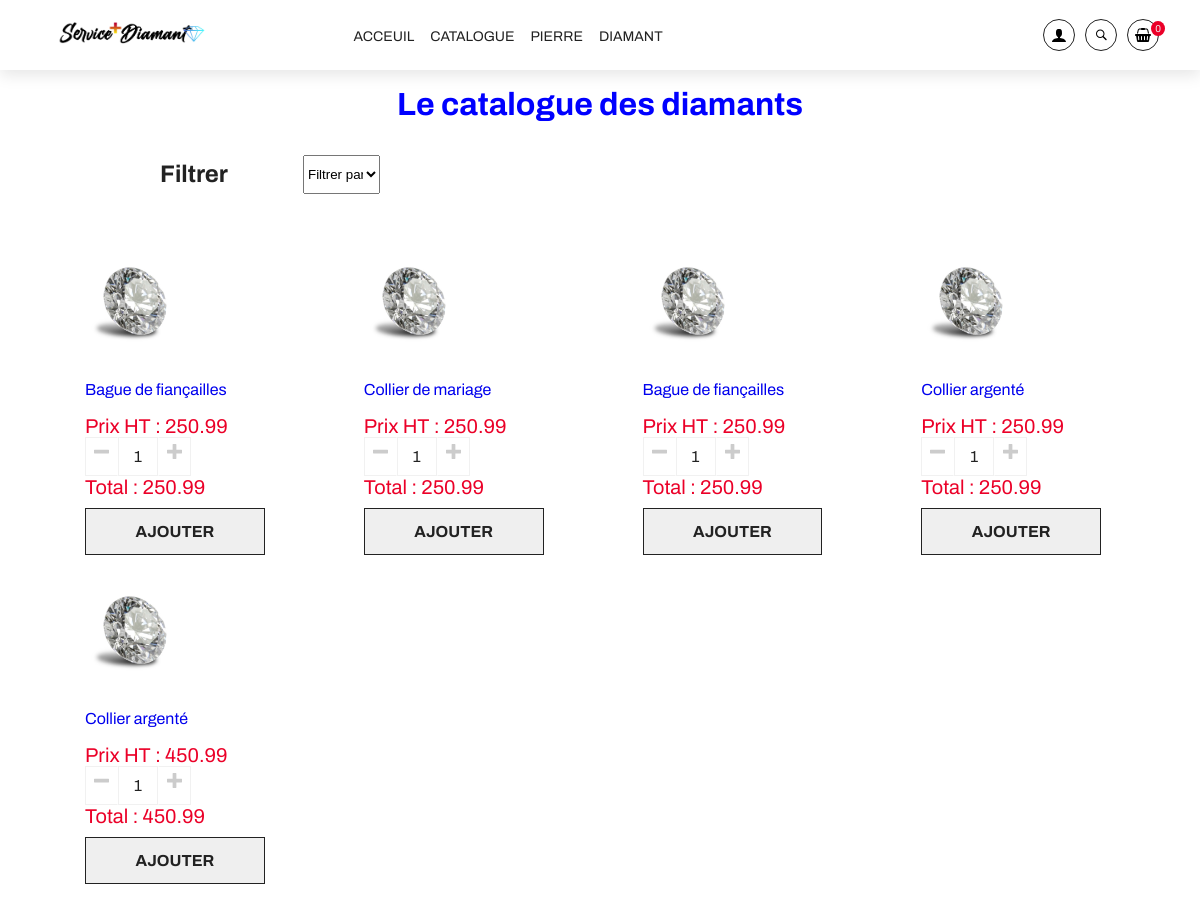
The page /pages/diamant.php on the database its author committed.
### tables this page shows
CREATE TABLE produits (
    `id_pdt` int(11) NOT NULL AUTO_INCREMENT,
    nom_pdt varchar(100) NOT NULL,
    prixht_pdt real,
    prixttc_pdt real,
    quantite int DEFAULT 6,
    type_mat varchar(100),
    nom_img varchar(100) NOT NULL,
    forme varchar(100),
    poids varchar(100),
    prix_carat varchar(100),
    PRIMARY KEY (`id_pdt`)
);

### pages/component1.php (the view, shortened to what this page needs)
<?php
function component1($productid, $productname, $productimg, $productprice){
    ?>
    <!DOCTYPE html>
    <body>
        <form method="post" name="ajout" action="?action=add&id=<?php echo $productid;?> ">
        <td style="width:22%">
            <div class="product__thumbnail">
                <a href="details_produit.php?id=<?php echo $productid;?>">
                <img src="../images/products/<?php echo $productimg; ?>" alt=""></a>
                <br> <a href="details_produit.php?id=<?php echo $productid;?>"><?php echo $productname; ?></a>
                <br><br>
                <span class="new__price"><?php echo "Prix HT : " . $productprice; ?></span>
                <div class="input-counter">
                    <div>
                        <span class="minus-btn">
                            <svg>
                                <use xlink:href="../images/sprite.svg#icon-minus"></use>
                            </svg>
                        </span>
                        <input type="text" min="1" name="quantity" value="1" max="10" class="counter-btn">
                        <span class="plus-btn">
                            <svg>
                                <use xlink:href="../images/sprite.svg#icon-plus"></use>
                            </svg>
                        </span>
                    </div>
                </div>
                <div class="price">
                    <span class="new__price"><?php echo 'Total : ' . $productprice; ?></span>
                </div>
                <input type="submit" value="Ajouter" name="add_to_cart" class="product__btn" style="width:65%">
            </div>
        </td>
        </form>
    </body>
    </html>
<?php }
    ?>

### menu/menu.php (shortened to what this page needs)
<?php
if(isset($_SESSION['mail']) && isset($_SESSION['niv_role'])){
   unset($_SESSION['visiteur']);
   $mail = $_SESSION['mail'];
   $niv_role = $_SESSION['niv_role'];
}else{
  $mail = 'visiteur';
}
?>
<!DOCTYPE html>
<html lang="en">
<head>
  <link rel="stylesheet" href="https://cdnjs.cloudflare.com/ajax/libs/Glide.js/3.4.1/css/glide.core.min.css">
  <link rel="stylesheet" href="https://cdnjs.cloudflare.com/ajax/libs/Glide.js/3.4.1/css/glide.theme.min.css">
  <link rel="stylesheet" href="https://unpkg.com/aos@next/dist/aos.css" />
  <link rel="stylesheet" href="./styles.css" />
  <link rel="stylesheet" href="./style1.css" />
</head>
<body>
  <header id="header" class="header">
    <div class="navigation">
      <div class="container">
        <nav class="nav">
          <div class="nav__logo">
            <a href="./index.php" class="scroll-link">
              <img style="width: 150px; object-fit: cover; " src="../images/logo.png">
            </a>
          </div>
          <div class="nav__menu">
            <ul class="nav__list">
              <li class="nav__item">
                <a href="index.php" class="nav__link">Acceuil</a>
              </li>
              <li class="nav__item">
                <a href="choix_produit.php" class="nav__link ">Catalogue</a>
              </li>
              <li class="nav__item">
                <a href="pierre.php" class="nav__link">Pierre</a>
              </li>
              <li class="nav__item">
                <a href="diamant.php" class="nav__link">Diamant</a>
              </li>
            </ul>
          </div>
          <div class="nav__icons">
            <a href="./login.php" class="icon__item">
              <svg class="icon__user">
                <use xlink:href="../images/sprite.svg#icon-user"></use>
              </svg>
            </a>
            <a href="barre_de_recherche.php" class="icon__item">
              <svg class="icon__search">
                <use xlink:href="../images/sprite.svg#icon-search"></use>
              </svg>
            </a>
            <a href="./aperçu.php" class="icon__item">
              <svg class="icon__cart">
                <use xlink:href="../images/sprite.svg#icon-shopping-basket"></use>
              </svg>
              <span id="cart__total"><?php echo $_SESSION[$mail]['compteur'] ?></span>
            </a>
          </div>
        </nav>
      </div>
    </div>
  </header>
</body>
</html>

### pages/diamant.php (shortened to what this page needs)
<?php
require('../menu/menu.php');
require_once ('config.php');
require_once ('component1.php');
?>
<!DOCTYPE html>
<html>
<head>
</head>
<body>
	<br>
	<h1 style="color:blue; text-align: center;">Le catalogue des diamants</h1>
	<br>
	<div class="nav" style="width:20%; margin-left: 150px;">
		<h2>Filtrer</h2>
		<select class="product__footer" id="users" name="users" onchange="showUser(this.value)" style="width:35%;">
			<option value="id_pdt">Filtrer par</option>
		</select>
	</div>
	<br>
	<div id="txtHint">
	<?php
	$query = "SELECT * FROM produits where type_mat='diamant' ";
	$result = mysqli_query($connect, $query);
	if(mysqli_num_rows($result) > 0)
	{
     	echo'<div style="margin-left: 83px;"><table width="100%"><tr>';
     	$nb_elem = 0;
		 while($row = mysqli_fetch_array($result))
		{
			if($nb_elem==4){
				echo'</tr><tr>';
				$nb_elem = 0;
			}
			if($_SESSION[$mail]['niv_role']==3){
				component2($row['id_pdt'], $row['nom_pdt'], $row['nom_img'], $row['prixttc_pdt']);
			}else{
				component1($row['id_pdt'], $row['nom_pdt'], $row['nom_img'], $row['prixht_pdt']);
			}
			$nb_elem++;
		}
		echo '</tr></table> </div>';
	}
		 ?>
</html>

### pages/styles.css (style rules this page uses)
:root { --primaryColor: #f1f1f1; --black: #222; --black2: #555; --black3: #252525; --black4: #000; --black5: #212529; --orange: #eb0028; --white: #fff; --grey: #959595; --grey2: #666; --grey3: #ccc; --secondaryColor: #2b1f4d; --yellow: #ffcc00; --green: #59b210; --blue: rgb(56, 10, 223); }
* { margin: 0; padding: 0; box-sizing: inherit; }
html { font-size: 62.5%; box-sizing: border-box; scroll-behavior: smooth; }
body, input { font-size: 1.6rem; font-weight: 400; font-family: "Archivo", sans-serif; color: var(--black); }
a { text-decoration: none; }
ul { list-style: none; }
img { max-width: 100%; }
.header { position: relative; }
.container { max-width: 117rem; margin: 0 auto; padding: 0 1.6rem; }
.navigation { position: relative; height: 7rem; box-shadow: 0 0.5rem 1.5rem rgba(0, 0, 0, 0.1); }
.nav { display: flex; align-items: center; justify-content: space-between; height: 100%; height: 7rem; padding: 0 1rem; }
.nav__logo a { font-size: 2.5rem; color: var(--black); padding: 1.6rem; font-weight: 700; }
.nav__menu { width: 50%; }
.nav__list { display: flex; align-items: center; height: 100%; width: 50%; }
.nav__item:not(:last-child) { margin-right: 1.6rem; }
.nav__list .nav__link:link, .nav__list .nav__link:visited { display: inline-block; font-size: 1.4rem; text-transform: uppercase; color: var(--black); transition: color 0.3s ease-in-out; }
.nav__icons { display: flex; position: relative; }
.nav__icons .icon__item svg { width: 1.6rem; height: 1.6rem; }
.nav__icons .icon__item { display: flex; justify-content: center; align-items: center; padding: 0.7rem; border: 1px solid var(--black); border-radius: 50%; transition: background-color 0.3s ease-in-out; }
.nav__icons .icon__item:link, .nav__icons .icon__item:visited { color: var(--black); }
.nav__icons .icon__item:not(:last-child) { margin-right: 1rem; }
.nav__icons #cart__total { font-size: 1rem; position: absolute; top: 2px; right: -6px; background-color: var(--orange); padding: 0.2rem 0.4rem; border-radius: 100%; color: var(--primaryColor); }
.product__footer { padding: 1rem 0; }
.product__btn { display: inline-block; font-weight: 700; text-transform: uppercase; width: 100%; padding: 1.4rem 0; border: 1px solid var(--black); color: var(--black); cursor: pointer; }
.price { margin-bottom: 1rem; }
.new__price { font-size: 2rem; color: var(--orange); }
.input-counter { display: flex; align-items: center; }
.input-counter div { display: flex; }
.minus-btn, .plus-btn { display: inline-block; border: 1px solid var(--primaryColor); padding: 0.8rem 1rem; margin-right: 0; cursor: pointer; }
.plus-btn { border-left-color: transparent; }
.minus-btn { border-right-color: transparent; }
.counter-btn { width: 7rem; padding: 1rem 0; text-align: center; border: 1px solid var(--primaryColor); }
.input-counter svg { width: 1.8rem; height: 1.8rem; fill: var(--grey3); }
.product__thumbnail img { width: 10rem; height: 15rem; object-fit: contain; }
@media only screen and (max-width: 1200px) { .minus-btn, .plus-btn { padding: 0.6rem 0.8rem; margin-right: 0; } }
@media only screen and (max-width: 1200px) { .counter-btn { width: 4rem; padding: 1rem 0; } }
@media only screen and (max-width: 1200px) { .input-counter svg { width: 1.5rem; height: 1.5rem; } }

### rows shown on the page
produits: nom_img (picture), nom_pdt "Bague de fiançailles", prixht_pdt "250.99"
produits: nom_img (picture), nom_pdt "Collier de mariage", prixht_pdt "250.99"
produits: nom_img (picture), nom_pdt "Bague de fiançailles", prixht_pdt "250.99"
produits: nom_img (picture), nom_pdt "Collier argenté", prixht_pdt "250.99"
produits: nom_img (picture), nom_pdt "Collier argenté", prixht_pdt "450.99"

### other values the page prints
$_SESSION[$mail]['compteur'] "0"
